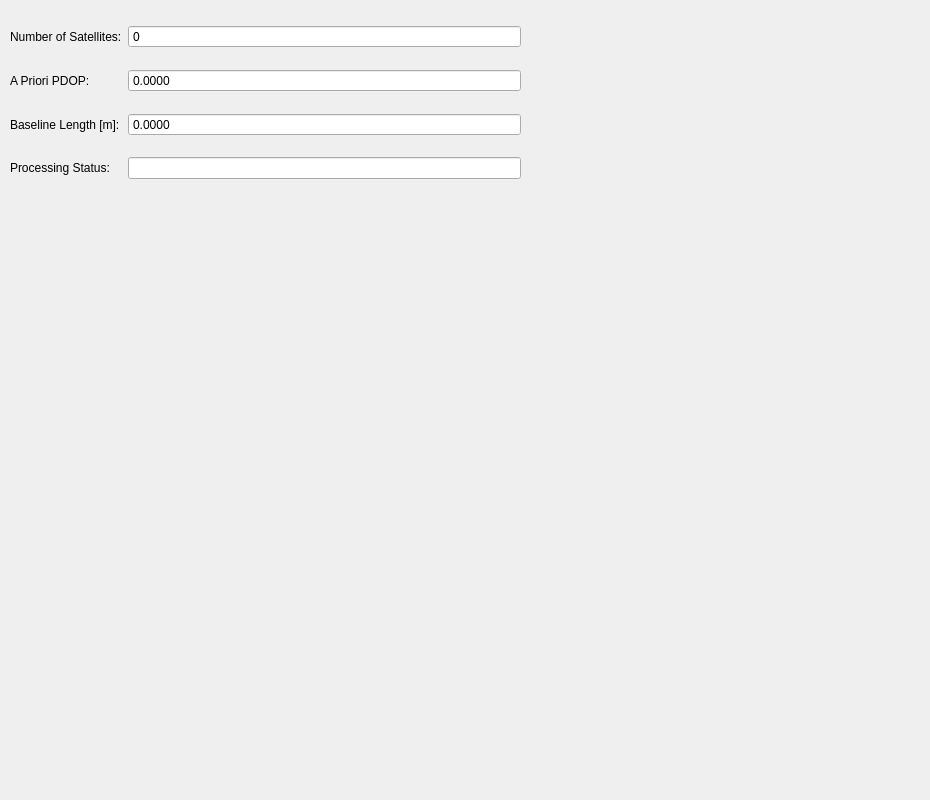
<?xml version="1.0" encoding="UTF-8"?>
<ui version="4.0">
 <class>IINControl</class>
 <widget class="QWidget" name="IINControl">
  <property name="geometry">
   <rect>
    <x>0</x>
    <y>0</y>
    <width>930</width>
    <height>800</height>
   </rect>
  </property>
  <property name="windowTitle">
   <string>Form</string>
  </property>
  <widget class="QWidget" name="gridLayoutWidget_2">
   <property name="geometry">
    <rect>
     <x>10</x>
     <y>10</y>
     <width>511</width>
     <height>185</height>
    </rect>
   </property>
   <layout class="QGridLayout" name="iinLayout">
    <item row="0" column="0">
     <widget class="QLabel" name="satIINLabel">
      <property name="text">
       <string>Number of Satellites:</string>
      </property>
     </widget>
    </item>
    <item row="0" column="1">
     <widget class="QSpinBox" name="satIINSpinBox">
      <property name="readOnly">
       <bool>true</bool>
      </property>
      <property name="buttonSymbols">
       <enum>QAbstractSpinBox::NoButtons</enum>
      </property>
      <property name="maximum">
       <number>1000000</number>
      </property>
     </widget>
    </item>
    <item row="2" column="0">
     <widget class="QLabel" name="baselineLabel">
      <property name="text">
       <string>Baseline Length [m]:</string>
      </property>
     </widget>
    </item>
    <item row="2" column="1">
     <widget class="QDoubleSpinBox" name="baselineSpinBox">
      <property name="readOnly">
       <bool>true</bool>
      </property>
      <property name="buttonSymbols">
       <enum>QAbstractSpinBox::NoButtons</enum>
      </property>
      <property name="decimals">
       <number>4</number>
      </property>
      <property name="minimum">
       <double>-1000000.000000000000000</double>
      </property>
      <property name="maximum">
       <double>1000000.000000000000000</double>
      </property>
     </widget>
    </item>
    <item row="3" column="0">
     <widget class="QLabel" name="statusLabel">
      <property name="text">
       <string>Processing Status:</string>
      </property>
     </widget>
    </item>
    <item row="1" column="0">
     <widget class="QLabel" name="label">
      <property name="text">
       <string>A Priori PDOP: </string>
      </property>
     </widget>
    </item>
    <item row="1" column="1">
     <widget class="QDoubleSpinBox" name="pdopSpinBox">
      <property name="readOnly">
       <bool>true</bool>
      </property>
      <property name="buttonSymbols">
       <enum>QAbstractSpinBox::NoButtons</enum>
      </property>
      <property name="decimals">
       <number>4</number>
      </property>
     </widget>
    </item>
    <item row="3" column="1">
     <widget class="QLineEdit" name="statusText">
      <property name="readOnly">
       <bool>true</bool>
      </property>
     </widget>
    </item>
   </layout>
  </widget>
 </widget>
 <resources/>
 <connections/>
</ui>
